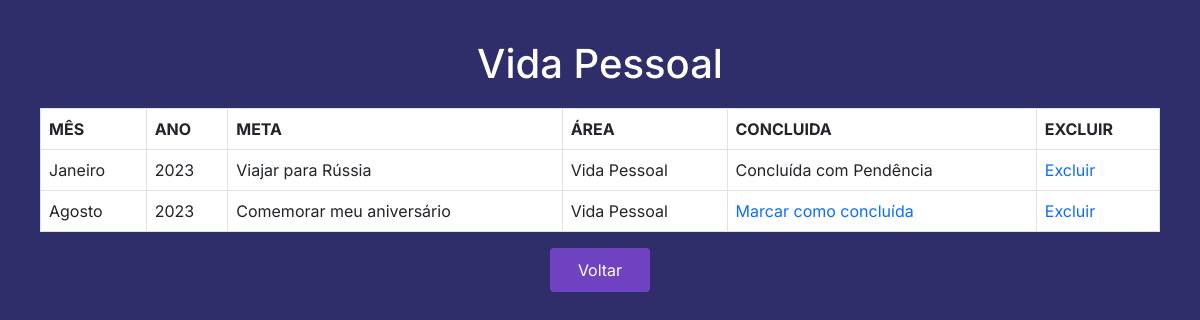
/Metas/read.php?area=vp (signed in), run on the app's committed database.
### tables this page shows
CREATE TABLE `metas` (
  `id` int(11) NOT NULL,
  `mesSelecionado` varchar(100) NOT NULL,
  `areaMeta` varchar(100) NOT NULL,
  `concluido` tinyint(1) NOT NULL,
  `metas` varchar(100) NOT NULL,
  `anoIns` int(11) NOT NULL,
  `id_user` int(4) NOT NULL
);

### Metas/Crud.php (called while the page is built, shortened)
<?php
class Crud
{
    private $connect;
    function __construct($con){
        $this->connect = $con;
    }
    public function readInfo($area, $id){
        $query = $this->connect->prepare("SELECT * FROM metas WHERE areaMeta = ? AND id_user = $id");
        $query->execute([$area]);
        $result = $query->fetchAll(PDO::FETCH_ASSOC);
        return $result;
    }
}

### Metas/read.php (the view, shortened to what this page needs)
<?php
include_once("conect.php");
include_once("Crud.php");
?>
<!DOCTYPE html>
<html lang="en">
<head>
    <link rel="stylesheet" href="bootstrap/css/bootstrap.min.css">
    <link rel="stylesheet" href="Style.css">
</head>
<body class="body3">
</body>
</html>
<?php
if(isset($_GET['area']) && $_GET['area'] != ""){
    switch($_GET['area']){
        case 'vp':
            $area = "Vida Pessoal";
            break;
    }
}
$id = $_SESSION['id'];
$obj = new Crud($con);
$resultado = $obj->readInfo($area,$id);
echo "<h1>".$area."</h1>";
if (count($resultado) === 0) {
    echo "<p>Não há metas cadastradas.</p>";
} else {
    echo "<table  class='table table-bordered' >";
    echo "<tr> <th> MÊS </th> <th> ANO </th> <th> META </th> <th> ÁREA </th> <th> CONCLUIDA </th> <th> EXCLUIR </th> </tr>";
    foreach ($resultado as $row) {
        $valorAno = $row['anoIns'];
              $valorAnoAtual = date('Y');
              switch ($row['mesSelecionado']) {
                  case 'Janeiro':
                  $valormes = 1;
                  break;
                  case 'Agosto':
                  $valormes = 8;
                  break;
              }
              $valorMesAtual = date('m');
        echo "<tr>
            <td>".$row['mesSelecionado']."</td>
            <td>".$row['anoIns']."</td>
            <td>".$row['metas']."</td>
            <td>".$row['areaMeta']."</td>
            <td>";
            if ($row['concluido'] == 1 && $valormes < $valorMesAtual && $valorAno < $valorAnoAtual) {
                echo "Concluída com Pendência";
            } else if ($row['concluido'] == 1 && $valormes < $valorMesAtual) {
                echo "Concluída com Pendência";
            } else if ($row['concluido'] == 1 && $valorAno < $valorAnoAtual) {
                echo "Concluída com Pendência";
            } else if ($row['concluido'] == 1) {
                echo "Concluída";
            } else {
                echo "<a href='javascript:void(0)' onclick='marcarConcluida(".$row['id'].")'>Marcar como concluída</a>";
            }
        echo "</td>
              <td>
                <a href='javascript:void(0)' onclick='excluirMeta(".$row['id'].")'>Excluir</a>
              </td>";
        echo "</tr>";
    }
    echo "</table>";
}
echo "<p><a href='metas.php'><button class='btn2' type='button'>Voltar</button></a></p>";
?>

### Metas/Style.css (style rules this page uses)
* { margin: 0; padding: 0; box-sizing: border-box; }
h1 { text-align: center; margin-bottom: 20px; }
.body3 { font-family: "Inter", sans-serif; padding: 40px; height: 100vh; display: flex; flex-direction: column; align-items: center; background: #2f2e6a; color: white; }
.btn1, .btn2, .btn3 { background-color: #6f42c1; display: inline-block; width: 100px; padding: 10px; color: #fff; border: none; border-radius: 4px; cursor: pointer; transition: background-color 0.3s; margin-right: 20px; }
.btn1:last-child, .btn2:last-child, .btn3:last-child { margin-right: 0; }
a { text-decoration: none; }

### data on the page
metas: mesSelecionado "Janeiro", anoIns "2023", metas "Viajar para Rússia", areaMeta "Vida Pessoal", concluido "Concluída com Pendência"
metas: mesSelecionado "Agosto", anoIns "2023", metas "Comemorar meu aniversário", areaMeta "Vida Pessoal"

### other printed values
$area "Vida Pessoal"
